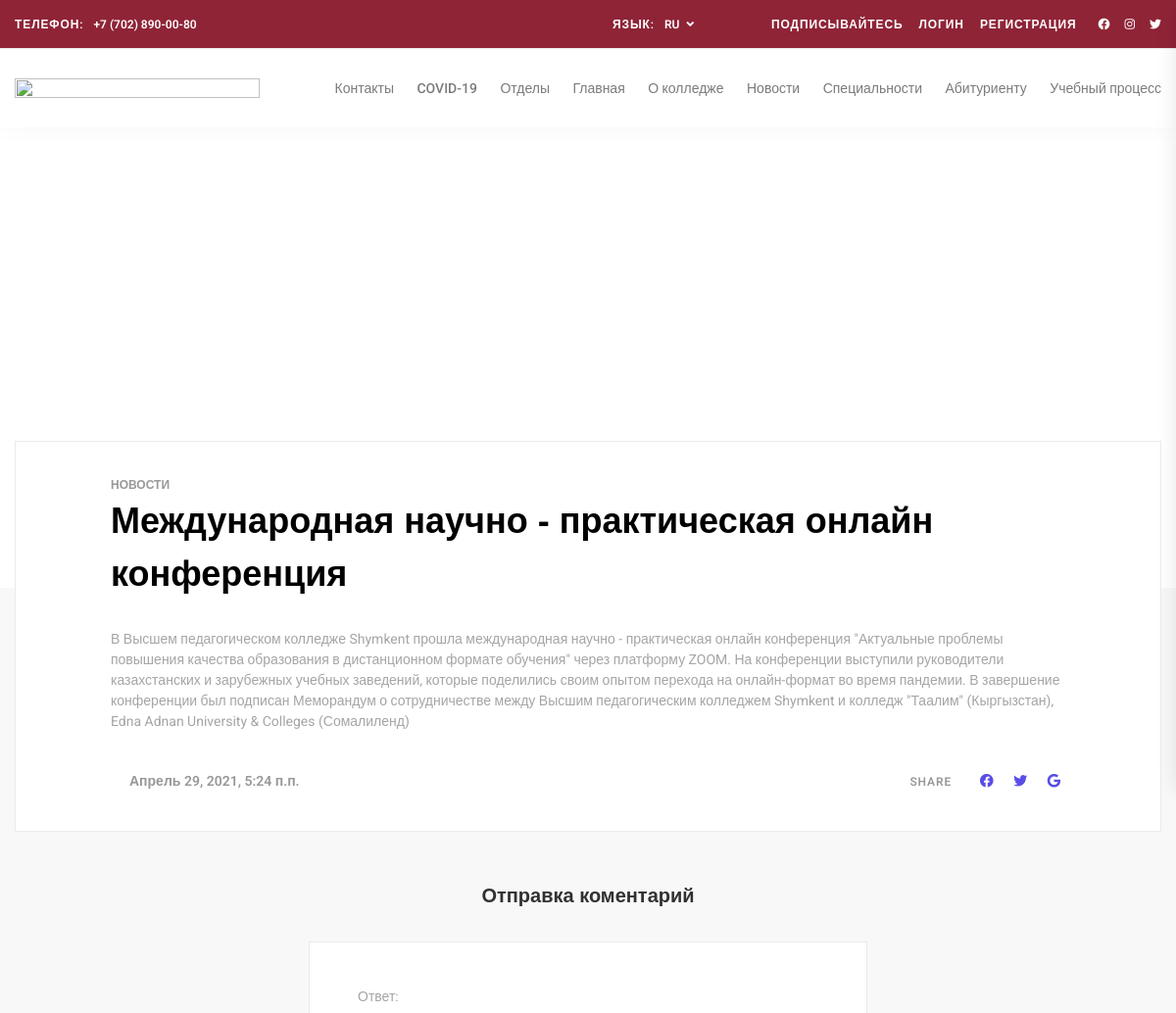
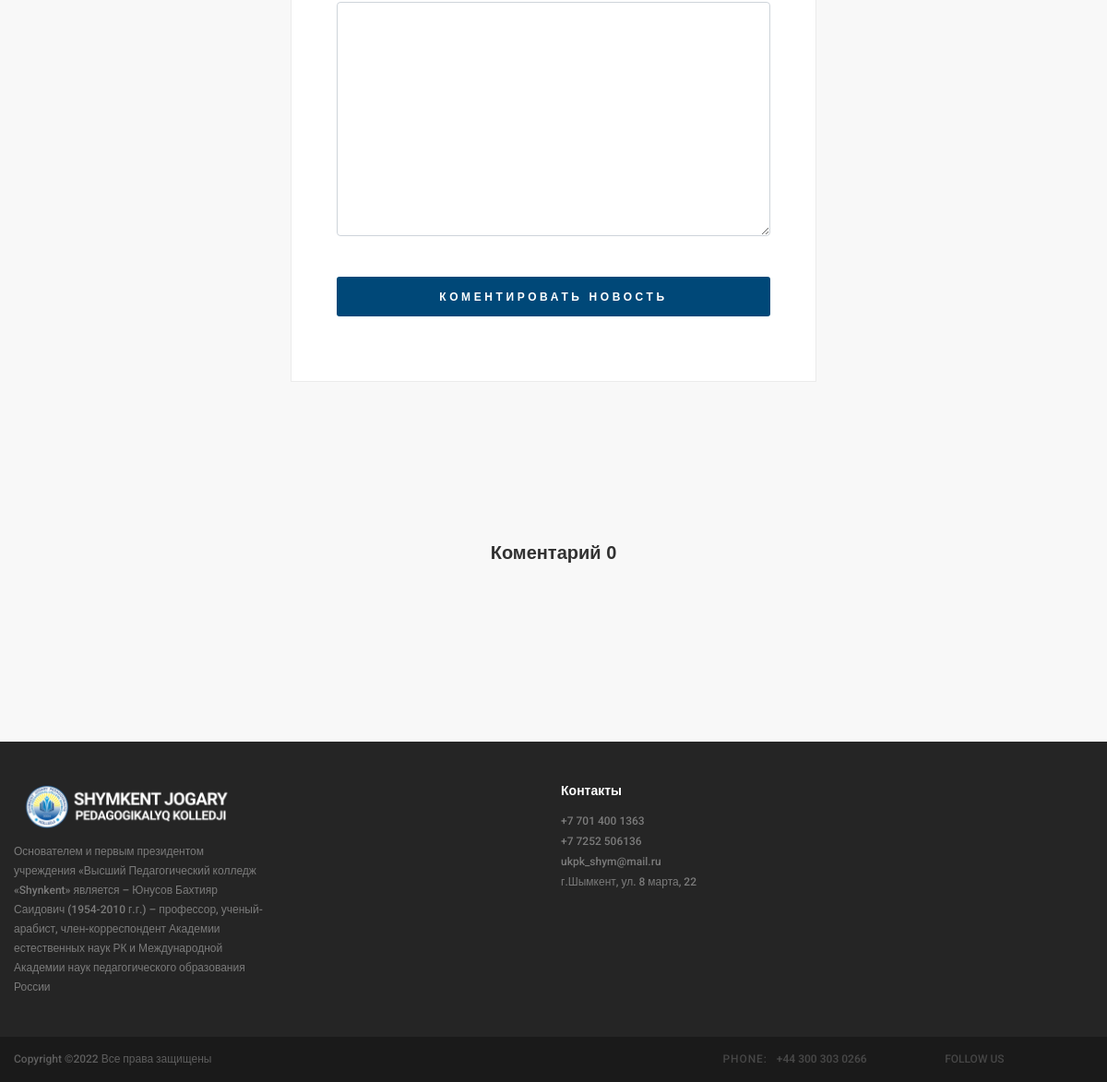
/ru/news/news/4/, run on the app's committed database (2 pictures, top to bottom).
### page/models.py (models this page shows, shortened)
class PageCategory(models.Model):
    name = models.CharField('НАзвани катоегрий',max_length=255)
    linkto = models.CharField('Ссылка на чего либо',default=0,max_length=255,blank=True,null=True)
    order = models.IntegerField('Филтрация',default=0)
    class Meta:
        verbose_name = "Категория Страницы"
        verbose_name_plural = "Категорий Страницы"

### newsapp/models.py (models this page shows, shortened)
class NewsPost(models.Model):
    title = models.CharField('Загаловок поста',max_length=255)
    description = models.TextField('Описание поста')
    poster = models.ImageField('Постер',upload_to="news/")
    category = models.ForeignKey(NewsCategory,verbose_name='Категория новости',default=0,on_delete=models.CASCADE)
    created_at = models.DateTimeField('Когда создано',default=timezone.now)
    class Meta:
        verbose_name = 'Новость'
        verbose_name_plural = 'Новости'

class NewsCategory(models.Model):
    name = models.CharField('Название категорий',max_length=255)
    poster = models.ImageField('Постер',upload_to="newsC/")
    created_at = models.DateTimeField('Когда создано',default=timezone.now)
    class Meta:
        verbose_name = 'Категория новости'
        verbose_name_plural = 'Категорий новости'

### newsapp/views.py (the view, shortened to what this page needs)
# urls.py: path('news/<int:pk>/',detailView, name="detailView"),
def detailView(request,pk):
    new = NewsPost.objects.get(id=pk)
    comments = new.comments.filter(visible=True)
    form = NewsCommentForm()
    data = {
        'form':form,
        'comments':comments,
        'new':new,
    }
    return render(request,'news/single-page.html',data)

### newsapp/forms.py
class NewsCommentForm(forms.ModelForm):
    class Meta:
        fields = ('text',)
        model = NewsComment
    def __init__(self,*args,**kwargs):
        super().__init__(*args,**kwargs)
        for field in self.fields:
            self.fields[field].widget.attrs['class'] = 'form-control'

### sapp/context_proccers.py (called while the page is built)
def page_category(request):
    pageCats = PageCategory.objects.all().order_by('order')
    return {
        'pageCats':pageCats
    }

### sapp/templatetags/snp.py (called while the page is built)
@register.filter_function
def order_bys(queryset, args):
    args = [x.strip() for x in args.split(',')]
    return queryset.order_by(*args)

### templates/news/single-page.html (shortened to what this page needs)
{% extends 'layouts/app2.html' %}
{% load static %}
  {% load i18n %}
  {% load snp %}
{% block content %}
<div class="blog_top_image">
    <div class="blog_top">
        <div class="blog_background parallax-window" data-parallax="scroll" data-image-src="{{new.poster.url}}" data-speed="0.8"></div>
    </div>
</div>
<div class="blog_container">
    <div class="container">
        <div class="row blog_content_row">
            <div class="col">
                <div class="blog_content">
                    <div class="blog_post_title_container">
                        <div class="blog_category"><a href="#">{{new.category.name}}</a></div>
                        <div class="blog_title">{{new.title}}</div>
                    </div>
                    <div class="blog_text">
                        {% autoescape off %}
                        {{new.description}}
                         {% endautoescape %}
                    </div>
                    <div class="blog_post_footer d-flex flex-lg-row flex-column align-items-lg-center align-items-start justify-content-start">
                        <div class="blog_post_author d-flex flex-row align-items-center justify-content-start">
                            <div class="author_info">
                                <ul>
                                    <li>{{new.created_at}}</li>
                                </ul>
                            </div>
                        </div>
                        <div class="blog_post_share ml-lg-auto">
                            <span>share</span>
                            <ul>
                                <li><a href="#"><i class="fab fa-facebook" aria-hidden="true"></i></a></li>
                                <li><a href="#"><i class="fab fa-twitter" aria-hidden="true"></i></a></li>
                                <li><a href="#"><i class="fab fa-google" aria-hidden="true"></i></a></li>
                            </ul>
                        </div>
                    </div>
                </div>
            </div>
        </div>
        <div class="row register">
            <div class="col-lg-6 offset-lg-3">
                <div class="register_form_title">{% trans 'Отправка коментарий' %}</div>
                <div class="register_form_container">
                    <form action="" id="register_form" method="POST"  class="register_form">
                        <div class="row register_row">
                            <div class="col-lg-12">
                                {{form}}
                            </div>
                            <div class="col">
                                <button type="submit" class="form_button trans_200">{% trans 'Коментировать новость' %}</button>
                            </div>
                        </div>
                    </form>
                </div>
            </div>
        </div>
        <div class="row comments">
            <div class="col-lg-6 offset-lg-3">
                <div class="comments_title">{% trans 'Коментарий' %} <span>{{new.comments.count}}</span></div>
            </div>
        </div>
    </div>
</div>
{% endblock %}

### templates/layouts/app2.html (shortened to what this page needs)
{% load static %}
{% load i18n %}
{% load snp %}
<!DOCTYPE html>
<html lang="en">
<head>
<link rel="stylesheet" type="text/css" href="{% static 'styles/bootstrap4/bootstrap.min.css' %}">
<link href="{% static 'plugins/font-awesome-4.7.0/css/fontawesome.css' %}" rel="stylesheet" type="text/css">
<link rel="stylesheet" type="text/css" href="{% static 'plugins/OwlCarousel2-2.2.1/owl.carousel.css' %}">
<link rel="stylesheet" type="text/css" href="{% static 'plugins/OwlCarousel2-2.2.1/owl.theme.default.css' %}">
<link rel="stylesheet" type="text/css" href="{% static 'plugins/OwlCarousel2-2.2.1/animate.css' %}">
<link rel="stylesheet" href="https://unpkg.com/swiper/swiper-bundle.css" />
<link rel="stylesheet" href="https://unpkg.com/swiper/swiper-bundle.min.css" />
<link rel="stylesheet" type="text/css" href="{% static 'styles/main_styles.css' %}">
<link rel="stylesheet" type="text/css" href="{% static 'styles/responsive.css' %}">
<link href="{% static 'plugins/video-js/video-js.css' %}" rel="stylesheet" type="text/css">
<link rel="stylesheet" type="text/css" href="{% static 'styles/custom.css' %}">
</head>
<body>
<div class="super_container">
	<header class="header">
		<div class="top_bar">
			<div class="top_bar_container">
				<div class="container">
					<div class="row">
						<div class="col">
							<div class="top_bar_content d-flex flex-row align-items-center justify-content-start">
								<div class="top_bar_phone"><span class="top_bar_title">{% trans 'Телефон:' %}</span>+7 (702) 890-00-80</div>
								<div class="top_bar_right ml-auto">
									<div class="top_bar_lang">
										<span class="top_bar_title">{% trans 'Язык:' %}</span>
                             <form action="{% url 'set_language' %}" method="POST" >
										<ul class="lang_list">
                                        {% get_current_language as LANGUAGE_CODE %}
                                            <li class="hassubs">
												<a style="text-transform:uppercase" href="#">{{LANGUAGE_CODE}}<i class="fa fa-angle-down" aria-hidden="true"></i></a>
                                                    {% get_available_languages as LANGUAGES %}
                                                    {% get_language_info_list for LANGUAGES as languages %}
											</li>
										</ul>
                              </form>
									</div>
									<div class="top_bar_social">
										<span class="top_bar_title social_title">{% trans 'Подписывайтесь' %}</span>
										{% if request.user.is_authenticated %}
										<span class="top_bar_title social_title"><a href="{% url 'sapp:login' %}">{{request.user}}</a></span>
                                        <span class="top_bar_title social_title"><a href="{% url 'PageCategoryListView' %}">Конструктор</a></span>
										<span class="top_bar_title social_title"><a href="{% url 'sapp:logout' %}">{% trans 'Выйти' %}</a></span>
										{% else %}
										<span class="top_bar_title social_title"><a href="{% url 'sapp:login' %}">{% trans 'Логин' %}</a></span>
										<span class="top_bar_title social_title"><a href="{% url 'sapp:register' %}">{% trans 'Регистрация' %}</a></span>
										{% endif %}
										<ul>
											<li><a href="https://www.facebook.com/Shym.kolledj"><i style="color:white" class="fab fa-facebook" aria-hidden="true"></i></a></li>
											<li><a href="https://www.instagram.com/shym_kolledj/"><i style="color:white" class="fab fa-instagram" aria-hidden="true"></i></a></li>
											<li><a href="#"><i style="color:white" class="fab fa-twitter" aria-hidden="true"></i></a></li>
										</ul>
									</div>
								</div>
							</div>
						</div>
					</div>
				</div>
			</div>
		</div>
		<div class="header_container">
			<div class="container">
				<div class="row">
					<div class="col">
						<div class="header_content d-flex flex-row align-items-center justify-content-start">
							<div class="logo_container mr-auto">
								<a href="/">
									<div class="logo_text">
                                        <img class="logo_img" src="{% static 'images/new/dark.png' %}" alt="">
                                    </div>
								</a>
							</div>
							<nav class="main_nav_contaner">
								<ul class="main_nav">
                                    {% for cat in pageCats|order_bys:'order' %}
                                    <li class="main_nav__item"><a href="{% if cat.linkto != '0' %} {{cat.linkto}} {% endif %}">{{cat.name}}</a>
                                    </li>
                                    {% endfor %}
								</ul>
							</nav>
						</div>
					</div>
				</div>
			</div>
		</div>
	</header>
	{% block content %}
    {% endblock %}
	<footer class="footer">
		<div class="footer_body">
			<div class="container">
				<div class="row">
					<div class="col-lg-3 footer_col">
						<div class="">
							<div class="logo_text">
								<img class="logo_img" src="{% static 'images/new/light.png' %}" alt="">
							</div>
							<ul class="footer_list">
								<li><a href="">
                                    {% trans "Основателем и первым президентом учреждения «Высший Педагогический колледж «Shynkent»   является – Юнусов Бахтияр Саидович (1954-2010 г.г.) – профессор, ученый-арабист, член-корреспондент Академии естественных наук РК и Международной Академии наук педагогического образования России" %}
								</a></li>
							</ul>
						</div>
					</div>
					<div class="col-lg-2 offset-lg-3 footer_col">
						<div>
							<div class="footer_title">{% trans 'Контакты' %}</div>
							<ul class="footer_list">
								<li><a href="#">+7 701 400 1363</a></li>
								<li><a href="#">+7 7252 506136</a></li>
								<li><a href="#">ukpk_shym@mail.ru</a></li>
								<li><a href="#">{% trans 'г.Шымкент, ул. 8 марта, 22' %}</a></li>
							</ul>
						</div>
					</div>
				</div>
			</div>
		</div>
		<div class="copyright">
			<div class="container">
				<div class="row">
					<div class="col">
						<div class="copyright_content d-flex flex-md-row flex-column align-items-md-center align-items-start justify-content-start">
							<div class="cr">
Copyright &copy;<script>document.write(new Date().getFullYear());</script> Все права защищены </div>
							<div class="cr_right ml-md-auto">
								<div class="footer_phone"><span class="cr_title">phone:</span>+44 300 303 0266</div>
								<div class="footer_social">
									<span class="cr_social_title">follow us</span>
									<ul>
										<li><a href="#"><i class="fa fa-facebook" aria-hidden="true"></i></a></li>
										<li><a href="#"><i class="fa fa-instagram" aria-hidden="true"></i></a></li>
										<li><a href="#"><i class="fa fa-twitter" aria-hidden="true"></i></a></li>
									</ul>
								</div>
							</div>
						</div>
					</div>
				</div>
			</div>
		</div>
	</footer>
</div>
</body>
</html>

### static/styles/custom.css (style rules this page uses)
.logo_img { height: 100%; width:100%; }
.logo_text { width: 250px; }
.container { max-width: 1400px; }
:root { --yellow: #feb60a; --red: #ff0062; --blue: #00dbf9; --violet: #da00f7; }
.top_bar_right { display: flex; align-items: center; }
.top_bar_lang { display: flex; }

### data on the page
PageCategory: name "Контакты"
PageCategory: name "COVID-19"
PageCategory: name "Отделы"
PageCategory: name "Главная"
PageCategory: name "О колледже"
PageCategory: name "Новости"
PageCategory: name "Специальности"
PageCategory: name "Абитуриенту"
PageCategory: name "Учебный процесс"
NewsPost: category.name "НОВОСТИ", title "Международная научно - практическая онлайн конференция", description "В Высшем педагогическом колледже Shymkent прошла международная научно - практическая онлайн конференция \"Актуальные проблемы повышения качества образования в дистанционном формате обучения\" через платформу ZOOM. На конференции выступили руководители казахстанских и зарубежных учебных заведений, которые поделились своим опытом перехода на онлайн-формат во время пандемии. В завершение конференции был подписан Меморандум о сотрудничестве между Высшим педагогическим колледжем Shymkent и колледж \"Таалим\" (Кыргызстан), Edna Adnan University & Colleges (Сомалиленд)", created_at "Апрель 29, 2021, 5:24 п.п.", comments.count "0"

### other printed values
{{ LANGUAGE_CODE }} "RU"
